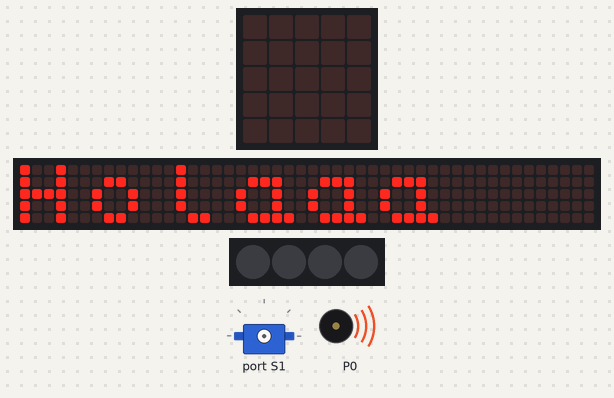
Recording of a program running on a simulated BBC micro:bit (MakeCode). Shown: the board's 5×5 LED display, a strip that is not on the board, showing the scrolling text unrolled, 4 RGB LEDs in strip order, left to right, servo, buzzer (waves = sounding). Dim RGB values are drawn brighter than linear; the 48×5 strip is a reading aid, not a part: it shows the text the display is scrolling, unrolled, one strip-width of it at a time. At 8.0 s the program stops and its outputs stay as they are.

Above: at 0.1 s.
At 0.8 s:
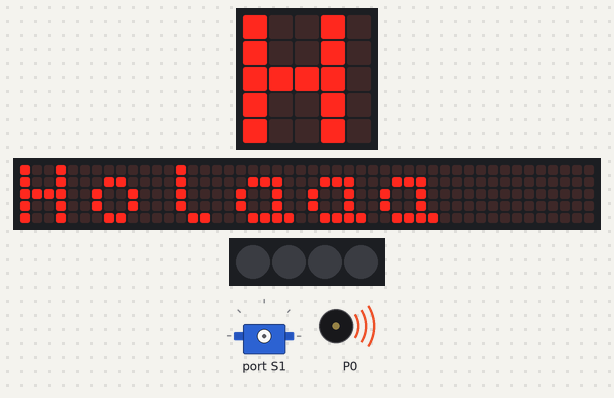
At 3.2 s:
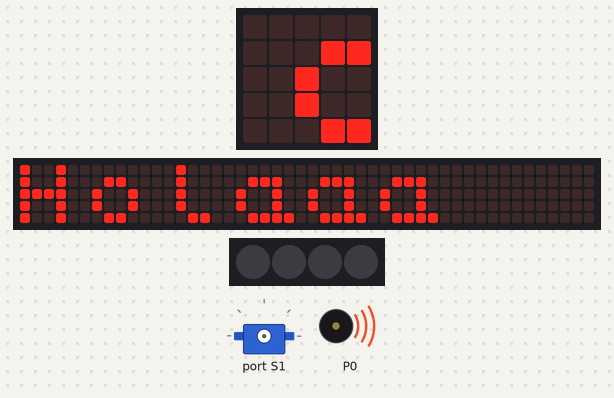
At 6.4 s:
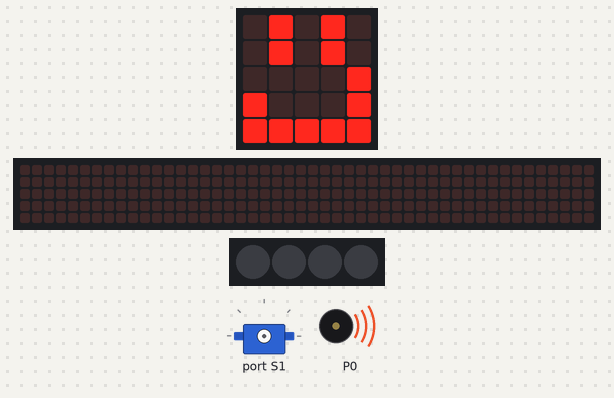
At 6.8 s:
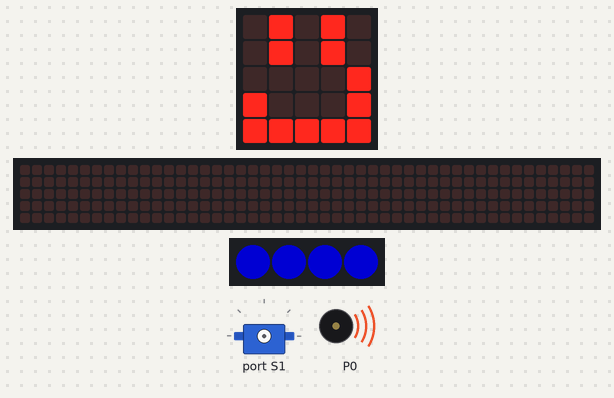
At 7.4 s:
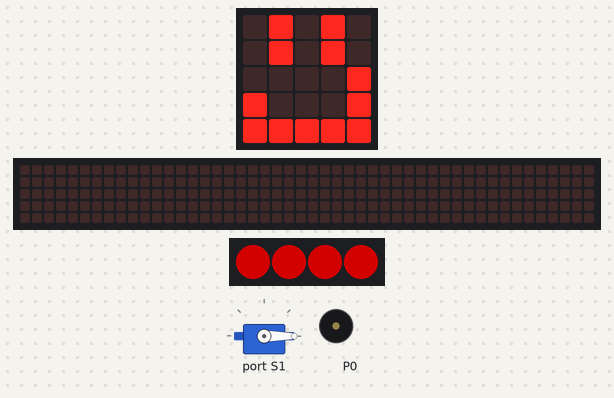
Timing chart, 0 to 8.9 s (numbered marks = the images above):
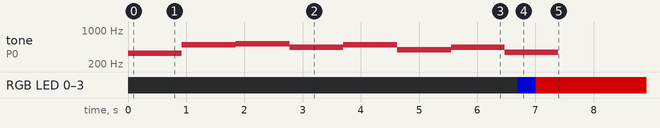

Measured:
- what the display in image 3 shows lasts 0.4 s, from 6.3 s to 6.7 s

The program:

main.ts
```typescript
music.play(music.stringPlayable("E B C5 A B G A F ", 65), music.PlaybackMode.InBackground)
basic.showString("Holaaa")
basic.showLeds(`
    . # . # .
    . # . # .
    . . . . #
    # . . . #
    # # # # #
    `)
let azul = 255
let rojo = 0
let verde = 0
let strip = neopixel.create(DigitalPin.P15, 4, NeoPixelMode.RGB)
for (let index = 0; index < 255; index++) {
    rojo += 1
    azul += -1
    strip.showColor(neopixel.rgb(rojo, verde, azul))
    basic.pause(1)
}
maqueen.servoRun(maqueen.Servos.S1, 0)
basic.pause(1000)
```

test.ts
```typescript
// aquí va el archivo "tests"; esto no se compilará cuando este paquete se utilice como una extensión.
```
